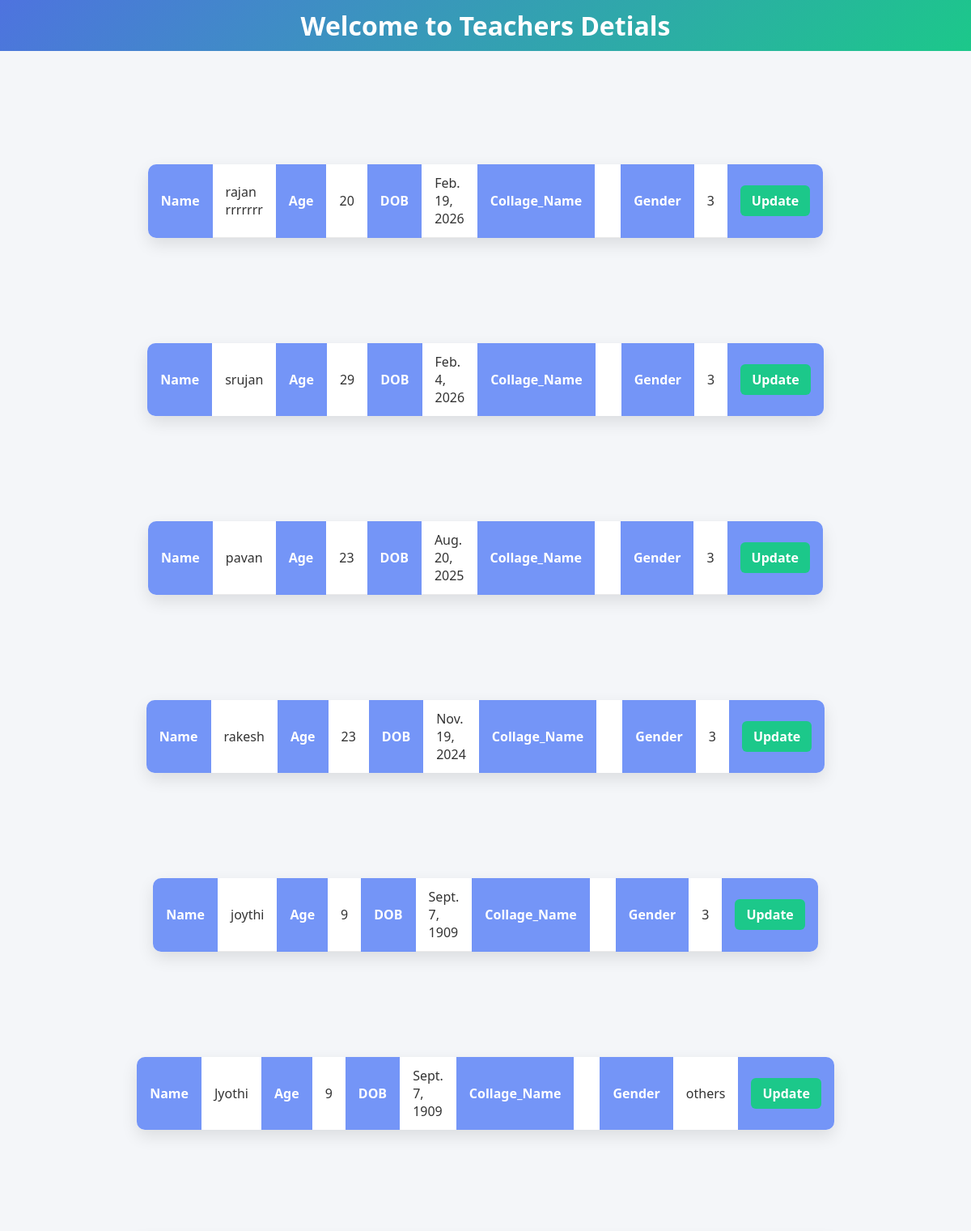
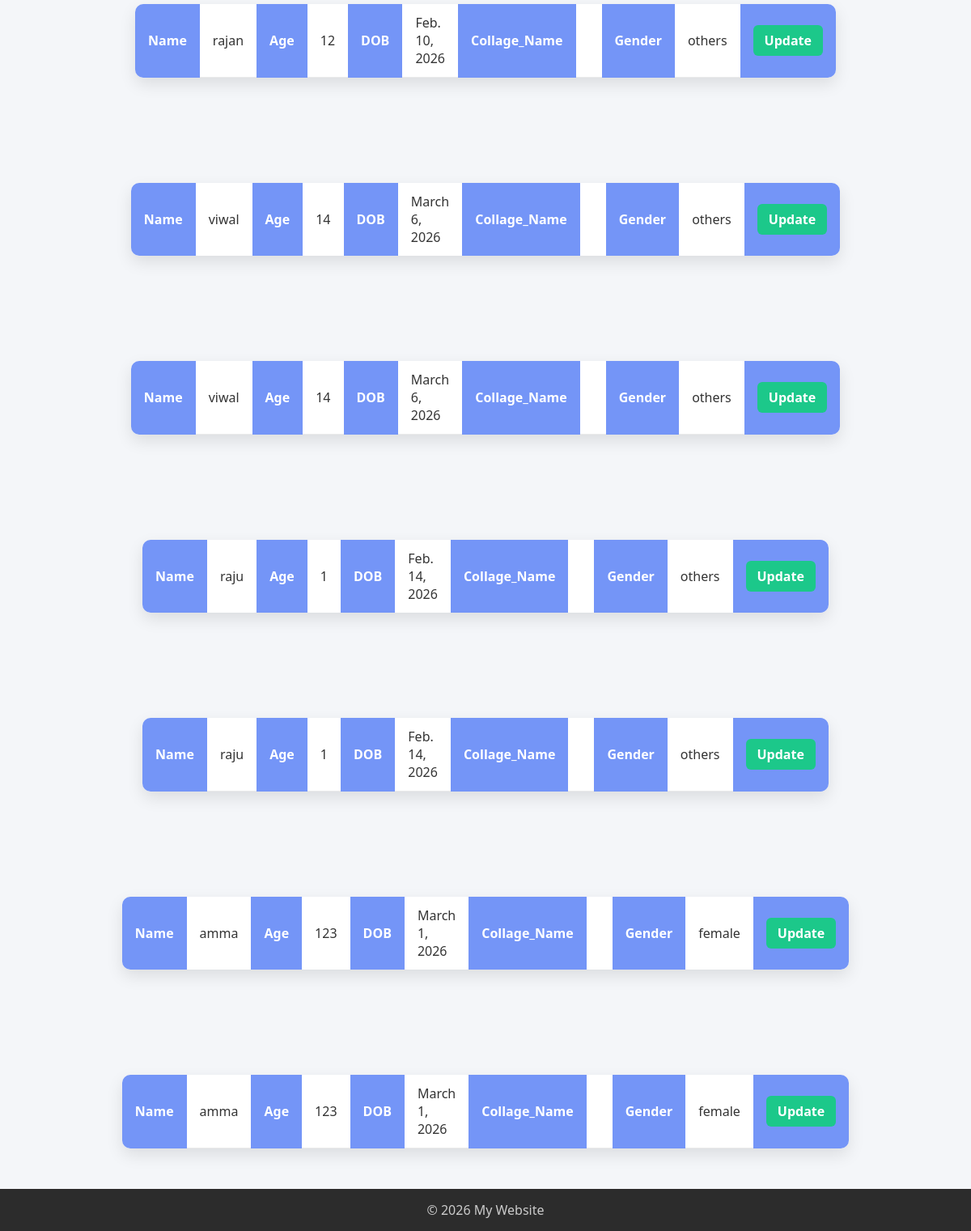
/karthik/app2/Teachers.html, run on an earlier commit of the app's database (2 pictures, top to bottom).
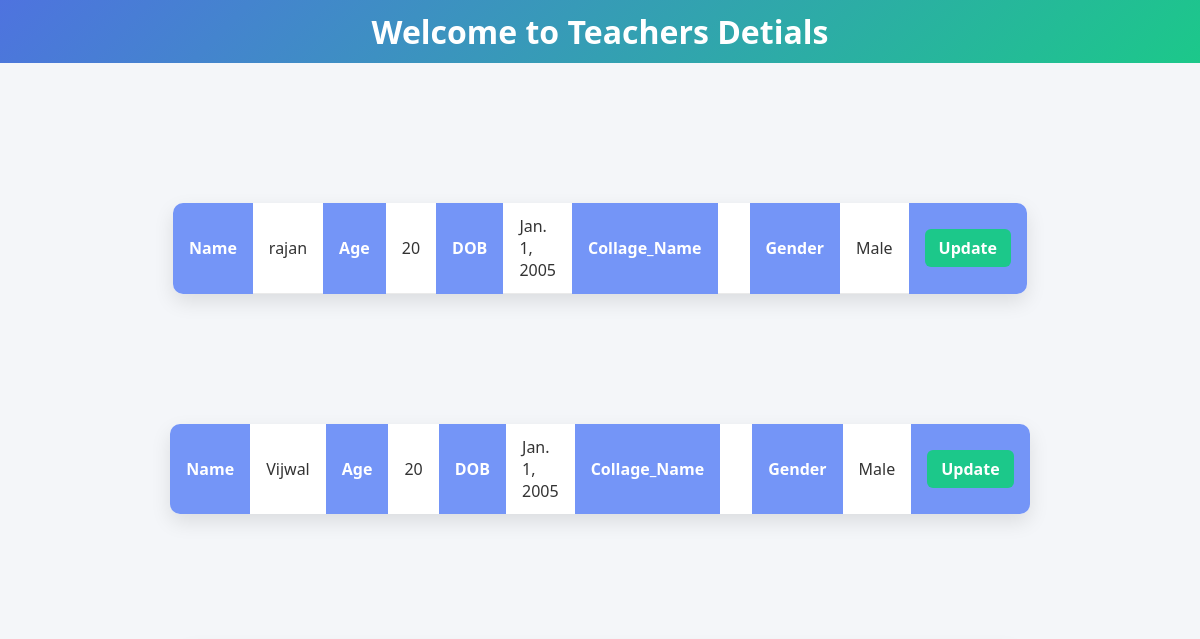
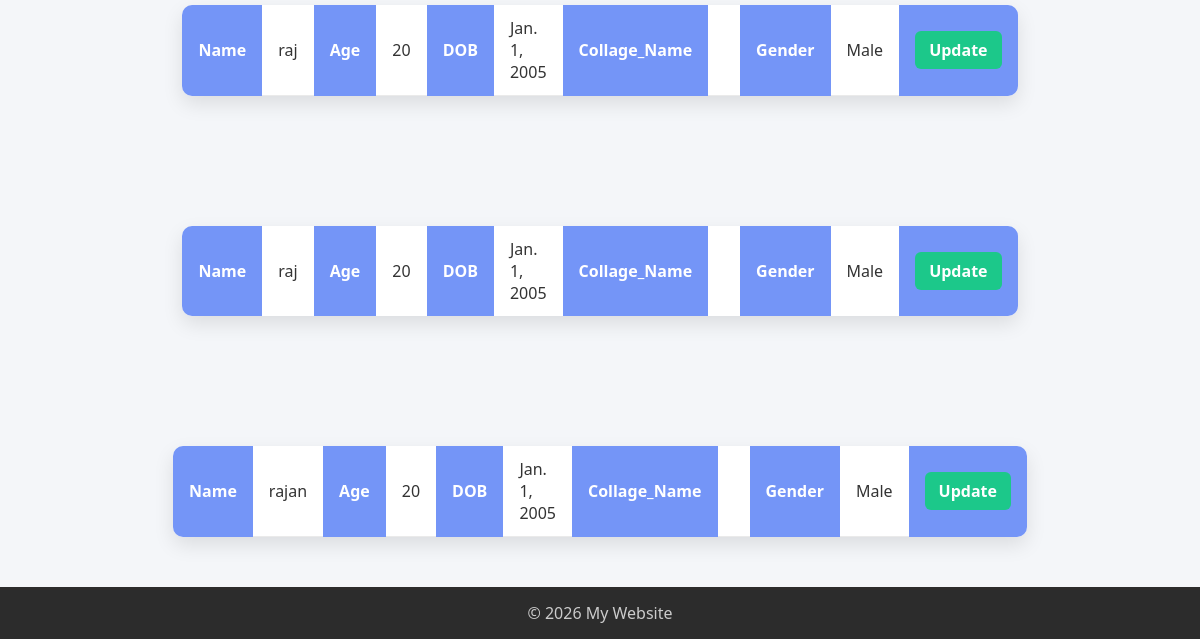
And on a later commit of the database (2 pictures, top to bottom).
### app1/models.py (models this page shows, shortened)
class Teachers(models.Model):
    name = models.CharField(max_length=100)
    age = models.IntegerField(null=True,blank=True)
    Password = models.CharField(null=True,blank=True)
    Address = models.CharField(null=True,blank=True)
    DOB = models.DateField(null=True,blank=True)
    Gender = models.CharField(null=True,blank=True)

### app1/views.py (the view)
# urls.py: path('app2/Teachers.html', app1,name='app1'),
def app1(request):
 teachers = Teachers.objects.all()
 return render(request,'Teachers.html',{'teachers':teachers})

### templates/Teachers.html (shortened to what this page needs)
{% load static %}
<!DOCTYPE html>
<html lang="en">
<head>
 <link rel="stylesheet" href="{% static 'teachers.css' %}">
</head>
<body>
    <header>
        <h1>Welcome to Teachers Detials</h1>
    </header>
    <main>
        <section>
            {%  for teachers in teachers %}
           <center>
            <table>
             <tr><th>Name</th>
                <td>{{teachers.name}}</td>  <br>
                <th>Age</th>
                <td>{{teachers.age}}</td><br>
                <th>DOB</th>
                <td>{{teachers.DOB}}</td><br>
                <th>Collage_Name</th>
                <td>{{teachers.Collage_Name}}</td><br>
                <th>Gender</th>
                <td>{{teachers.Gender}}</td><br>
    <th><a href="{% url 'update' teachers.id %}">Update</a></th>
           </table>
           </center>
                    {% endfor %}
        </section>
    </main>
    <footer>
        <p>© 2026 My Website</p>
    </footer>
</body>
</html>

### static/teachers.css (style rules this page uses)
* { margin: 0; padding: 0; box-sizing: border-box; font-family: "Segoe UI", Tahoma, Geneva, Verdana, sans-serif; }
body { background: #f4f6f9; color: #333; }
header { background: linear-gradient(135deg, #4e73df, #1cc88a); color: white; padding: 10px; text-align: center; }
main { padding: 20px 10px; }
table { width: 50%; margin: 10px auto; border-collapse: collapse; background: #ffffff; box-shadow: 0 8px 20px rgba(0, 0, 0, 0.1); border-radius: 10px; overflow: hidden; }
th { background: #7495f7; color: #fff; text-align: left; padding: 12px 16px; width: 30%; }
td { padding: 12px 16px; border-bottom: 1px solid #eaeaea; }
a { text-decoration: none; background: #1cc88a; color: white; padding: 8px 14px; border-radius: 6px; font-weight: 600; transition: 0.3s ease; }
footer { margin-top: 20px; background: #2c2c2c; color: #ccc; text-align: center; padding: 15px; }

What changed in the data, as far as the page shows it:
removed Teachers: name "rajan rrrrrrr", age "20", DOB "Feb. 19, 2026", Gender "3"
removed Teachers: name "srujan", age "29", DOB "Feb. 4, 2026", Gender "3"
removed Teachers: name "pavan", age "23", DOB "Aug. 20, 2025", Gender "3"
removed Teachers: name "rakesh", age "23", DOB "Nov. 19, 2024", Gender "3"
removed Teachers: name "joythi", age "9", DOB "Sept. 7, 1909", Gender "3"
removed Teachers: name "Jyothi", age "9", DOB "Sept. 7, 1909", Gender "others"
removed Teachers: name "rajan", age "12", DOB "Feb. 10, 2026", Gender "others"
removed Teachers: name "viwal", age "14", DOB "March 6, 2026", Gender "others"
removed Teachers: name "viwal", age "14", DOB "March 6, 2026", Gender "others"
removed Teachers: name "raju", age "1", DOB "Feb. 14, 2026", Gender "others"
removed Teachers: name "raju", age "1", DOB "Feb. 14, 2026", Gender "others"
removed Teachers: name "amma", age "123", DOB "March 1, 2026", Gender "female"
removed Teachers: name "amma", age "123", DOB "March 1, 2026", Gender "female"
added Teachers: name "rajan", age "20", DOB "Jan. 1, 2005", Gender "Male"
added Teachers: name "Vijwal", age "20", DOB "Jan. 1, 2005", Gender "Male"
added Teachers: name "raj", age "20", DOB "Jan. 1, 2005", Gender "Male"
added Teachers: name "raj", age "20", DOB "Jan. 1, 2005", Gender "Male"
added Teachers: name "rajan", age "20", DOB "Jan. 1, 2005", Gender "Male"
